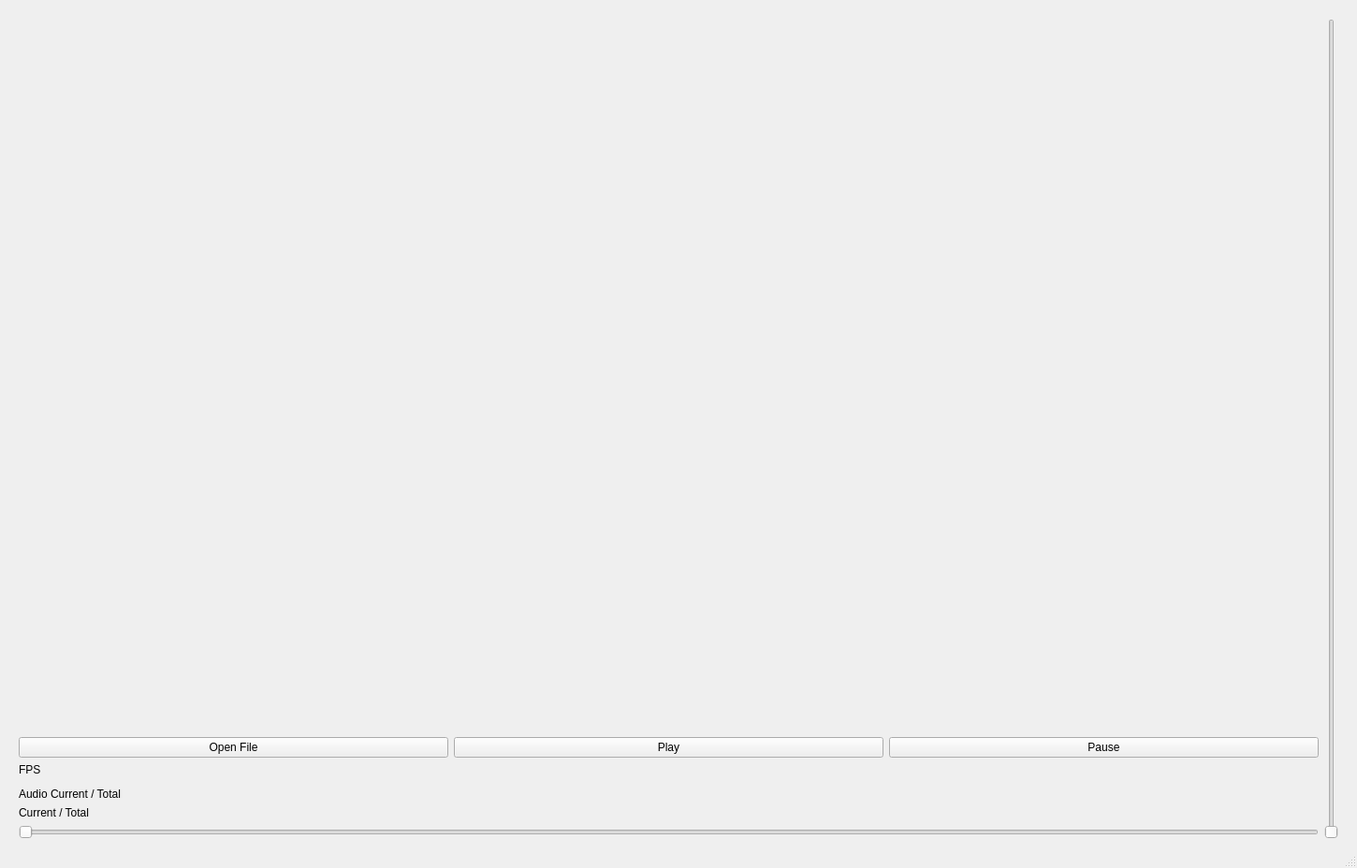
<?xml version="1.0" encoding="UTF-8"?>
<ui version="4.0">
 <class>MainWindow</class>
 <widget class="QMainWindow" name="MainWindow">
  <property name="geometry">
   <rect>
    <x>0</x>
    <y>0</y>
    <width>1450</width>
    <height>928</height>
   </rect>
  </property>
  <property name="maximumSize">
   <size>
    <width>16777215</width>
    <height>16777215</height>
   </size>
  </property>
  <property name="windowTitle">
   <string>MainWindow</string>
  </property>
  <widget class="QWidget" name="centralwidget">
   <layout class="QGridLayout" name="gridLayout">
    <property name="leftMargin">
     <number>20</number>
    </property>
    <property name="topMargin">
     <number>20</number>
    </property>
    <property name="rightMargin">
     <number>20</number>
    </property>
    <property name="bottomMargin">
     <number>9</number>
    </property>
    <item row="1" column="2">
     <widget class="QPushButton" name="stopButton">
      <property name="text">
       <string>Pause</string>
      </property>
     </widget>
    </item>
    <item row="5" column="0" colspan="3">
     <widget class="QLabel" name="progresslabel">
      <property name="sizePolicy">
       <sizepolicy hsizetype="Preferred" vsizetype="Minimum">
        <horstretch>0</horstretch>
        <verstretch>0</verstretch>
       </sizepolicy>
      </property>
      <property name="toolTip">
       <string>Video Timestamp</string>
      </property>
      <property name="text">
       <string>Current / Total</string>
      </property>
     </widget>
    </item>
    <item row="4" column="0">
     <widget class="QLabel" name="audioProgressLabel">
      <property name="toolTip">
       <string>Audio Timestamp</string>
      </property>
      <property name="text">
       <string>Audio Current / Total</string>
      </property>
     </widget>
    </item>
    <item row="2" column="0">
     <widget class="QLabel" name="fpsLabel">
      <property name="toolTip">
       <string>Current FPS</string>
      </property>
      <property name="text">
       <string>FPS</string>
      </property>
     </widget>
    </item>
    <item row="1" column="1">
     <widget class="QPushButton" name="playButton">
      <property name="text">
       <string>Play</string>
      </property>
     </widget>
    </item>
    <item row="6" column="0" colspan="3">
     <widget class="QSlider" name="progressBar">
      <property name="orientation">
       <enum>Qt::Horizontal</enum>
      </property>
     </widget>
    </item>
    <item row="0" column="3" rowspan="7">
     <widget class="QSlider" name="verticalSlider">
      <property name="orientation">
       <enum>Qt::Vertical</enum>
      </property>
     </widget>
    </item>
    <item row="1" column="0">
     <widget class="QPushButton" name="openButton">
      <property name="text">
       <string>Open File</string>
      </property>
     </widget>
    </item>
    <item row="0" column="0" colspan="3">
     <widget class="QLabel" name="frame">
      <property name="sizePolicy">
       <sizepolicy hsizetype="Expanding" vsizetype="Expanding">
        <horstretch>0</horstretch>
        <verstretch>0</verstretch>
       </sizepolicy>
      </property>
      <property name="mouseTracking">
       <bool>false</bool>
      </property>
      <property name="autoFillBackground">
       <bool>false</bool>
      </property>
      <property name="text">
       <string/>
      </property>
      <property name="scaledContents">
       <bool>false</bool>
      </property>
     </widget>
    </item>
   </layout>
  </widget>
  <widget class="QMenuBar" name="menubar">
   <property name="geometry">
    <rect>
     <x>0</x>
     <y>0</y>
     <width>1450</width>
     <height>21</height>
    </rect>
   </property>
  </widget>
  <widget class="QStatusBar" name="statusbar"/>
 </widget>
 <resources/>
 <connections/>
</ui>
